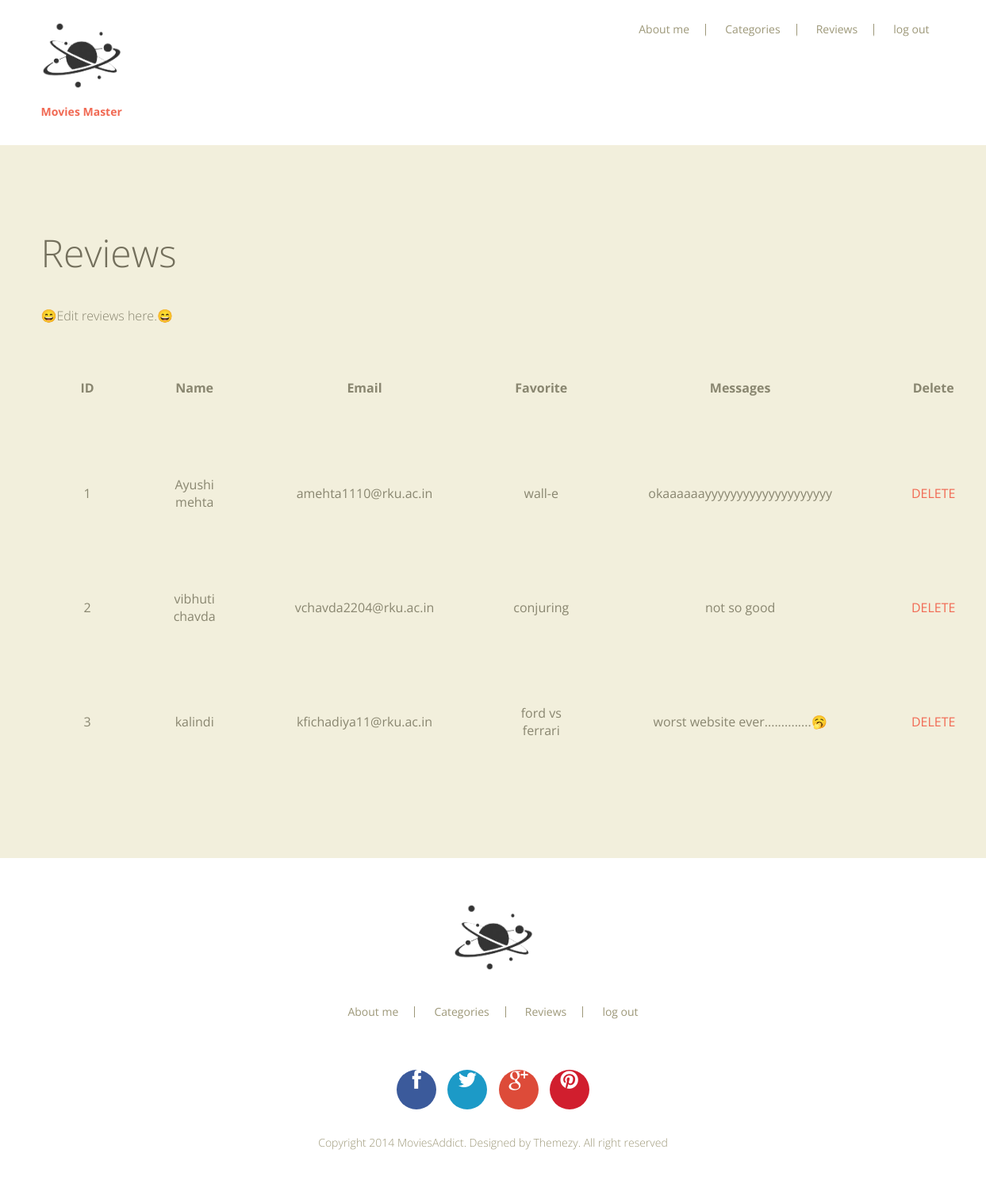
Page /Admin/show_reviews.php on the committed database.
### tables this page shows
CREATE TABLE `reviews` (
  `ID` int(10) NOT NULL,
  `Name` varchar(60) NOT NULL,
  `Email` varchar(60) NOT NULL,
  `Favorite` varchar(60) NOT NULL,
  `Messages` varchar(700) NOT NULL
);

### Admin/show_reviews.php (the view, shortened to what this page needs)
<html>
<body>
	<!DOCTYPE html>
<html lang="en">
	<head>
		<link href="fonts/font-awesome.min.css" rel="stylesheet" type="text/css">
		<link href="fonts/iconmoon.css" rel="stylesheet" type="text/css">
		<link rel="stylesheet" href="style.css">
	</head>
	<body>
		<div id="site-content">
			<header class="site-header">
				<div class="container">
					<a href="index.php" id="branding" class="pull-left">
						<figure><img src="dummy/icon-movies_logo.png" alt="logo" height="100px" width="100px"></figure>
						<h1 class="site-title">Movies Master</h1>
					</a>
					<div class="main-navigation pull-right">
						<ul class="menu">
							<li class="menu-item"><a href="about_me.php">About me</a></li>
							<li class="menu-item"><a href="movies_reviews.php">Categories</a></li>
							<li class="menu-item"><a href="show_reviews.php">Reviews</a></li>
							<li class="menu-item"><a href="logout.php">log out</a></li>
						</ul>
					</div>
				</div>
			</header>
			<main class="main-content">
				<div class="content">
					<div class="container">
						<h2 class="entry-title">Reviews</h2>
						<p>😄Edit reviews here.😄  </p>
						<table  style="border-radius:30px" >
						<?php
								include 'conn.php';
								$sql="select * from reviews";
								$data=mysqli_query($con,$sql);
								if($total=mysqli_num_rows($data))
								{
						?>
							<table align="left" cellpadding='50px' cellspacing='5spx'>
										<tr>
											<th>ID</th>
											<th>Name</th>
											<th>Email</th>
											<th>Favorite</th>
											<th>Messages</th>
											<th>Delete</th>
										</tr>
								<?php
										while($result=mysqli_fetch_array($data))
										{
											echo "
													<tr align='center'>
														<td>".$result['ID']."</td>
														<td>".$result['Name']."</td>
														<td>".$result['Email']."</td>
														<td>".$result['Favorite']."</td>
														<td>".$result['Messages']."</td>
														<td><a href='delete_reviews.php?ID=$result[ID]'>DELETE</a></td>
													</tr>
												";
										}
									}
									else
									{
										echo "No Records";
									}
								?>
						</table>
					</div>
				</div>
			</main>
			<footer class="site-footer">
				<div class="container">
						<figure><img src="dummy/icon-movies_logo.png" alt="logo" height="100px" width="100px"></figure>
					<nav class="footer-navigation">
						<a href="about_me.php">About me</a>
						<a href="movies_reviews.php">Categories</a>
						<a href="show_reviews.php">Reviews</a>
						<a href="logout.php">log out</a>
					</nav>
					<div class="social-links">
						<a href="facebook.com" class="facebook"><i class="fa fa-facebook"></i></a>
						<a href="twitter.com" class="twitter"><i class="fa fa-twitter"></i></a>
						<a href="google-plus.com" class="google-plus"><i class="fa fa-google-plus"></i></a>
						<a href="pinterest.com" class="pinterest"><i class="fa fa-pinterest"></i></a>
					</div>
					<div class="colophon">
						<p>Copyright 2014 MoviesAddict. Designed by Themezy. All right reserved</p>
					</div>
				</div>
			</footer>
		</div>
	</body>
</html>

### Admin/style.css (style rules this page uses)
article, aside, details, figcaption, figure, footer, header, hgroup, nav, section, summary { display: block; }
html { background: #fff; color: #000; -webkit-text-size-adjust: 100%; -ms-text-size-adjust: 100%; }
html, button, input, select, textarea { font-family: sans-serif; }
body { margin: 0; }
a { background: transparent; }
h1 { font-size: 2em; margin: 0.67em 0; }
h2 { font-size: 1.5em; margin: 0.83em 0; }
img { border: 0; }
figure { margin: 0; }
table { border-collapse: collapse; border-spacing: 0; }
*, *:before, *:after { -moz-box-sizing: border-box; box-sizing: border-box; }
body { font-family: "Open Sans", Arial, sans-serif; font-size: 16px; font-weight: 300; line-height: 1.7; background-color: #f2efdc; color: #898670; }
a { text-decoration: none; color: #f16a54; font-weight: 400; }
p { margin-top: 0; }
.container { margin-right: auto; margin-left: auto; padding-left: 15px; padding-right: 15px; *zoom: 1; }
.container:after { content: " "; clear: both; display: block; overflow: hidden; height: 0; }
@media (min-width: 768px) { .container { width: 750px; } }
@media (min-width: 992px) { .container { width: 970px; } }
@media (min-width: 1200px) { .container { width: 1170px; } }
.site-header { text-align: center; background: white; }
.site-header .main-navigation .menu { list-style: none; padding-left: 0; margin: 0; display: inline-block; }
@media screen and (min-width: 991px) { .site-header .main-navigation .menu { display: inline-block; } }
.site-header .main-navigation .menu-item { display: inline-block; padding: 30px 0; margin: 0; }
.site-header .main-navigation .menu-item a { display: inline-block; padding: 0 20px; line-height: 1; color: #9d9879; font-weight: 400; font-size: 14px; font-size: 0.875rem; border-bottom: 2px solid transparent; -webkit-transition: .3s ease; transition: .3s ease; border-right: 1px solid #9d9879; }
.site-header .main-navigation .menu-item:last-child a { border-right: none; }
#branding { padding: 20px 0; }
#branding .site-title { font-size: 14px; font-size: 0.875rem; vertical-align: middle; }
.mobile-navigation .menu { list-style: none; }
.mobile-navigation .menu a { display: block; padding: 10px 0; color: #898670; }
.content { padding: 100px 0; }
.content .entry-title { font-weight: 300; font-size: 48px; font-size: 3rem; color: #736f5c; margin-top: 0; margin-bottom: 30px; line-height: 1.5; }
.site-footer { text-align: center; padding: 50px 0; background-color: white; color: #9d9879; }
.site-footer .footer-navigation { padding: 30px 0; }
.site-footer .footer-navigation a { display: inline-block; padding: 0 20px; line-height: 1; color: #9d9879; font-weight: 400; border-right: 1px solid #9d9879; font-size: 14px; font-size: 0.875rem; -webkit-transition: .3s ease; transition: .3s ease; }
.site-footer .footer-navigation a:last-child { border-right: none; }
.site-footer .social-links { padding: 30px 0; }
.site-footer .social-links a { color: white; text-align: center; line-height: 1.9; width: 50px; height: 50px; border-radius: 50%; display: inline-block; margin: 0 5px; -webkit-transition: .3s ease; transition: .3s ease; font-size: 26px; font-size: 1.625rem; }
.site-footer .social-links .facebook { background-color: #3b5a9b; }
.site-footer .social-links .twitter { background-color: #1c9ac7; }
.site-footer .social-links .google-plus { background-color: #dd4b39; }
.site-footer .social-links .pinterest { background-color: #d11e2e; }
.site-footer .colophon { font-size: 14px; font-size: 0.875rem; }

### rows in the picture
reviews: ID "1", Name "Ayushi mehta", Email "amehta1110@rku.ac.in", Favorite "wall-e", Messages "okaaaaaayyyyyyyyyyyyyyyyyyyy"
reviews: ID "2", Name "vibhuti chavda", Email "vchavda2204@rku.ac.in", Favorite "conjuring", Messages "not so good"
reviews: ID "3", Name "kalindi", Email "kfichadiya11@rku.ac.in", Favorite "ford vs ferrari", Messages "worst website ever..............🥱"
